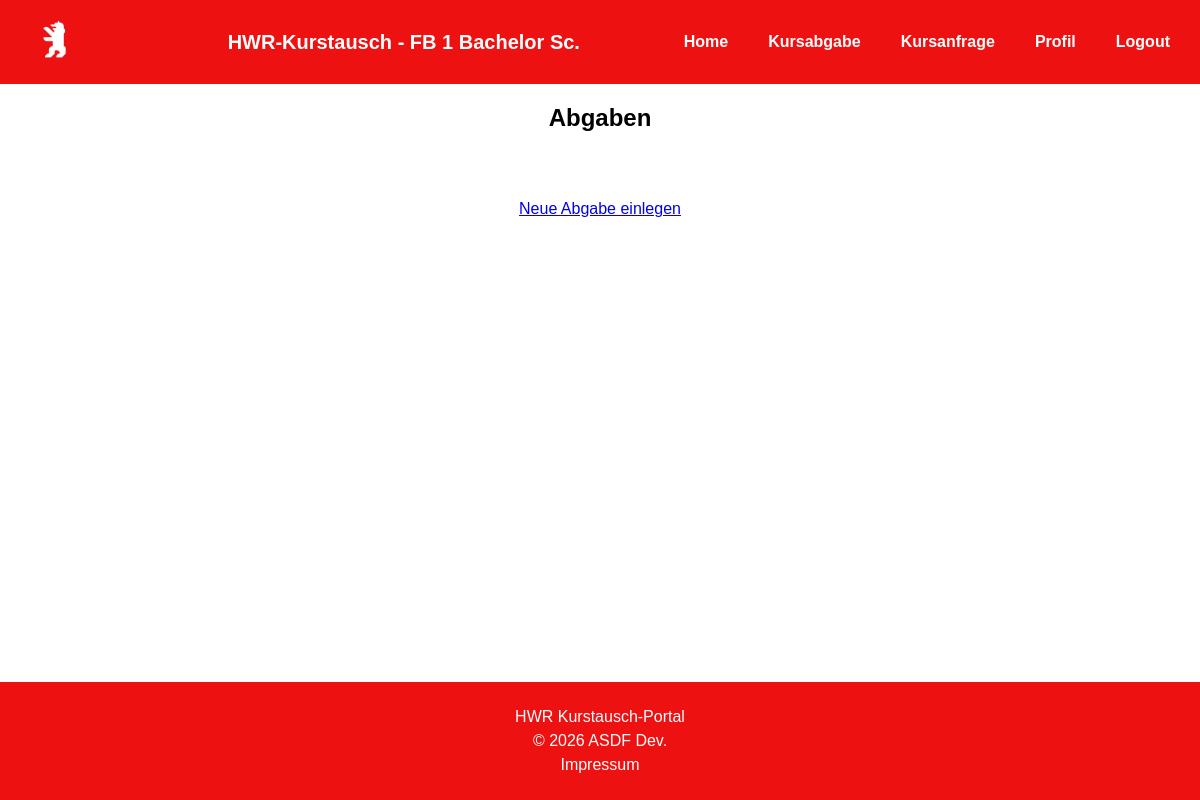
Page /abgaben on the earlier database version.
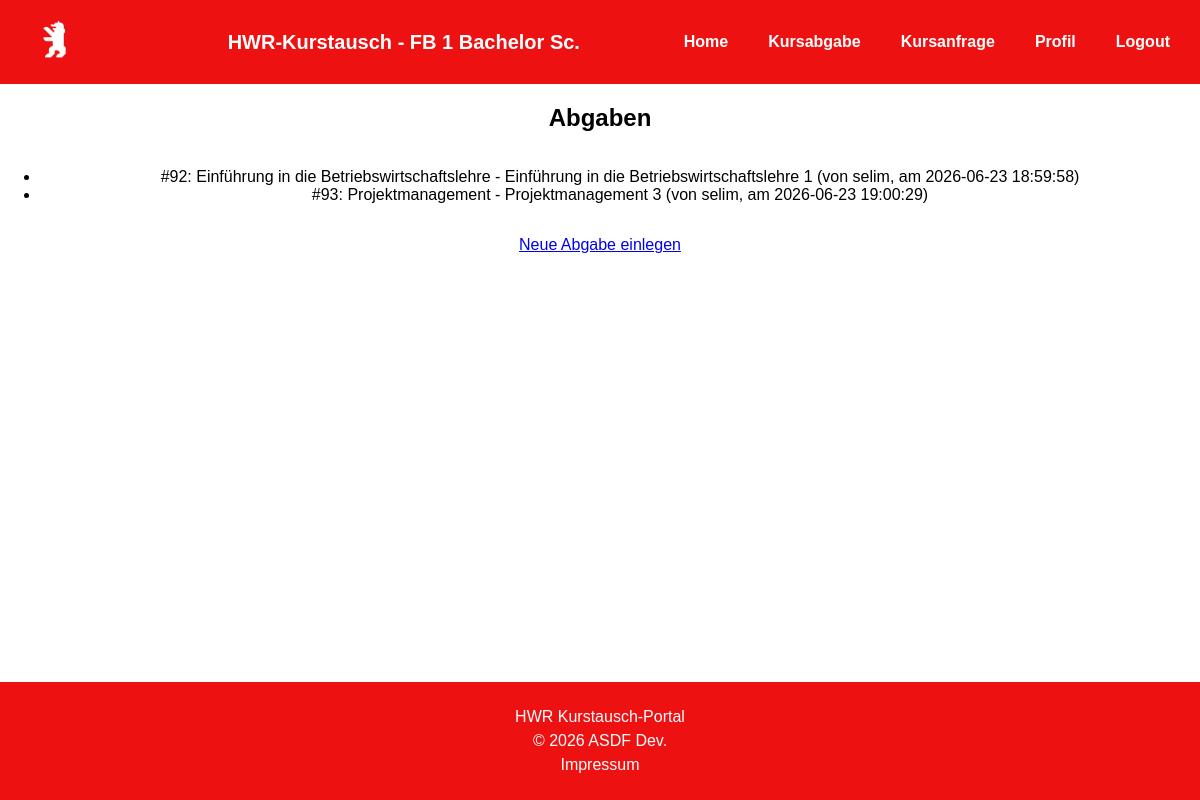
Same page on the later database version.
### tables this page shows
CREATE TABLE abgabe (
        abgabe_id INTEGER NOT NULL PRIMARY KEY AUTOINCREMENT,
        kurs_id INTEGER NOT NULL,
        username TEXT NOT NULL,
        zeitpunkt DATETIME DEFAULT CURRENT_TIMESTAMP,
                   
        FOREIGN KEY (kurs_id) REFERENCES kursangebot(kurs_id),
        FOREIGN KEY (username) REFERENCES student(username)
    );

CREATE TABLE kursangebot (
        kurs_id INTEGER NOT NULL PRIMARY KEY AUTOINCREMENT,
        kursbezeichnung TEXT NOT NULL,
        modul_id TEXT NOT NULL,
        semester TEXT NOT NULL,
        dozent TEXT,
        zeiten TEXT,
        sprache TEXT,
                   
        FOREIGN KEY (modul_id) REFERENCES modul(modul_id)
    );

### kursabgabe.py (the view)
@kursabgabe.route("/abgaben")
def abgaben_liste():
    conn = sqlite3.connect(DB_PATH)
    cursor = conn.cursor()
    cursor.execute("""
        SELECT abgabe.abgabe_id, kursangebot.kursbezeichnung, abgabe.username, abgabe.zeitpunkt
        FROM abgabe
        JOIN kursangebot ON abgabe.kurs_id = kursangebot.kurs_id
        ORDER BY abgabe.zeitpunkt ASC
    """)
    abgaben = cursor.fetchall()
    conn.close()
    return render_template("liste.html", abgaben=abgaben)

### templates/liste.html (shortened to what this page needs)
{% extends "base.html" %}
{% block CONTENT %}
    <h1>Abgaben</h1>
    <ul>
      {% for abgabe in abgaben %}
        <li>#{{ abgabe[0] }}: {{ abgabe[1] }} (von {{ abgabe[2] }}, am {{ abgabe[3] }})</li>
      {% endfor %}
    </ul>
    <p><a href="{{ url_for('kursabgabe.abgabe_neu') }}">Neue Abgabe einlegen</a></p>
{% endblock%}

### templates/base.html (shortened to what this page needs)
 <!doctype html>
<html lang=en>
<head>
    <link rel="stylesheet" type="text/css" href="{{ url_for('static', filename='style.css') }}">
</head>
<body>
<section class="content">
        <header>{% block HEADER %}
        <a href="/dashboard"><img src="{{ url_for('static', filename='hwr-baer.png') }}" alt="Home" width="50"></a>
        <div style="margin: auto;">
        <b style="font-size: 20px; color:white;">HWR-Kurstausch - FB 1 Bachelor Sc.</b>
        </div>
        <a href="/dashboard">Home</a>
        <a href="/liste">Kursabgabe</a>
        <a href="/anfrage_liste">Kursanfrage</a>
        <a href="/profil">Profil</a>
        <a href="/logout">Logout</a>
        {% endblock %}</header>
    {% block CONTENT %}{% endblock %}
    <footer>{% block footer %}
        <p>HWR Kurstausch-Portal</p>
        <p>&copy; 2026 ASDF Dev.</p>
        <p><a href="/impress">Impressum</a></p>
        {% endblock %}</footer>
</section>
</body>
</html>

### static/style.css (style rules this page uses)
html, body { margin: 0; padding: 0; min-height: 100%; font-family: Bahnschrift, Arial, sans-serif; text-align: center; color:black }
body { min-height: 100vh; }
.content { min-height: 100vh; display: flex; flex-direction: column; }
header { background-color: #ee1111; padding: 15px 30px; display: flex; align-items: center; gap: 20px; }
header a:first-child { margin-right: auto; }
header a:not(:first-child) { margin-left: 20px; }
header a { color: white; text-decoration: none; font-weight: bold; }
section.content > :not(header):not(footer) { flex-shrink: 0; }
footer { margin-top: auto; background-color: #ee1111; color: white; padding: 15px 30px; line-height: 0.5; }
footer a { color: white; text-decoration: none; }

Differences in the rows shown:
added abgabe: abgabe_id "92", kursbezeichnung "Einführung in die Betriebswirtschaftslehre - Einführung in die Betriebswirtschaftslehre 1", username "selim", zeitpunkt "2026-06-23 18:59:58"
added abgabe: abgabe_id "93", kursbezeichnung "Projektmanagement - Projektmanagement 3", username "selim", zeitpunkt "2026-06-23 19:00:29"
